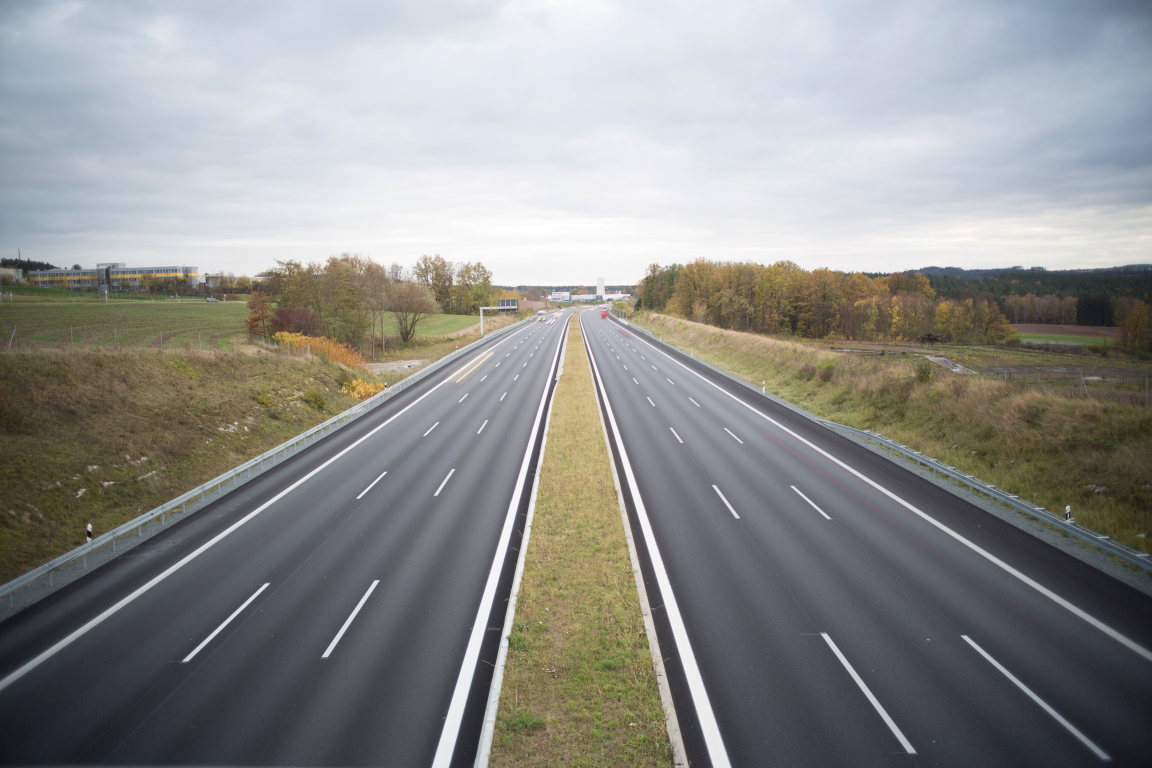
#> input picture algorithms/test1.jpg, 5760 x 3840 px (shown at 1/5 size)
$ python RoadLineIdentifier.py
#> lines starting #> are read from the running program, lines starting #| are printed output that depends on the picture; after the words box and inside, x2 and y2 are one past the last pixel; in counts of white or black regions, pixels touching at a corner belong together
import matplotlib.pyplot as plt
import matplotlib.image as mpimg
import numpy as np

# Read in the image
image = mpimg.imread('test1.jpg')
#> image is the input picture: shape (3840, 5760, 3); mean R, G, B 141.4, 142, 139.5

# Grab the x and y sizes and make two copies of the image
# With one copy we'll extract only the pixels that meet our selection,
# then we'll paint those pixels red in the original image to see our selection
# overlaid on the original.
ysize = image.shape[0]
#> ysize = 3840
xsize = image.shape[1]
#> xsize = 5760
color_select= np.copy(image)
line_image = np.copy(image)

# Define our color criteria
red_threshold = 200
green_threshold = 200
blue_threshold = 200
rgb_threshold = [red_threshold, green_threshold, blue_threshold]

# Define a triangle region of interest (Note: if you run this code,
# Keep in mind the origin (x=0, y=0) is in the upper left in image processing
# you'll find these are not sensible values!!
# But you'll get a chance to play with them soon in a quiz ;)
left_bottom = [0, 539]
right_bottom = [900, 539]
apex = [475, 320]

fit_left = np.polyfit((left_bottom[0], apex[0]), (left_bottom[1], apex[1]), 1)
fit_right = np.polyfit((right_bottom[0], apex[0]), (right_bottom[1], apex[1]), 1)
fit_bottom = np.polyfit((left_bottom[0], right_bottom[0]), (left_bottom[1], right_bottom[1]), 1)

# Mask pixels below the threshold
color_thresholds = (image[:,:,0] < rgb_threshold[0]) | \
                    (image[:,:,1] < rgb_threshold[1]) | \
                    (image[:,:,2] < rgb_threshold[2])
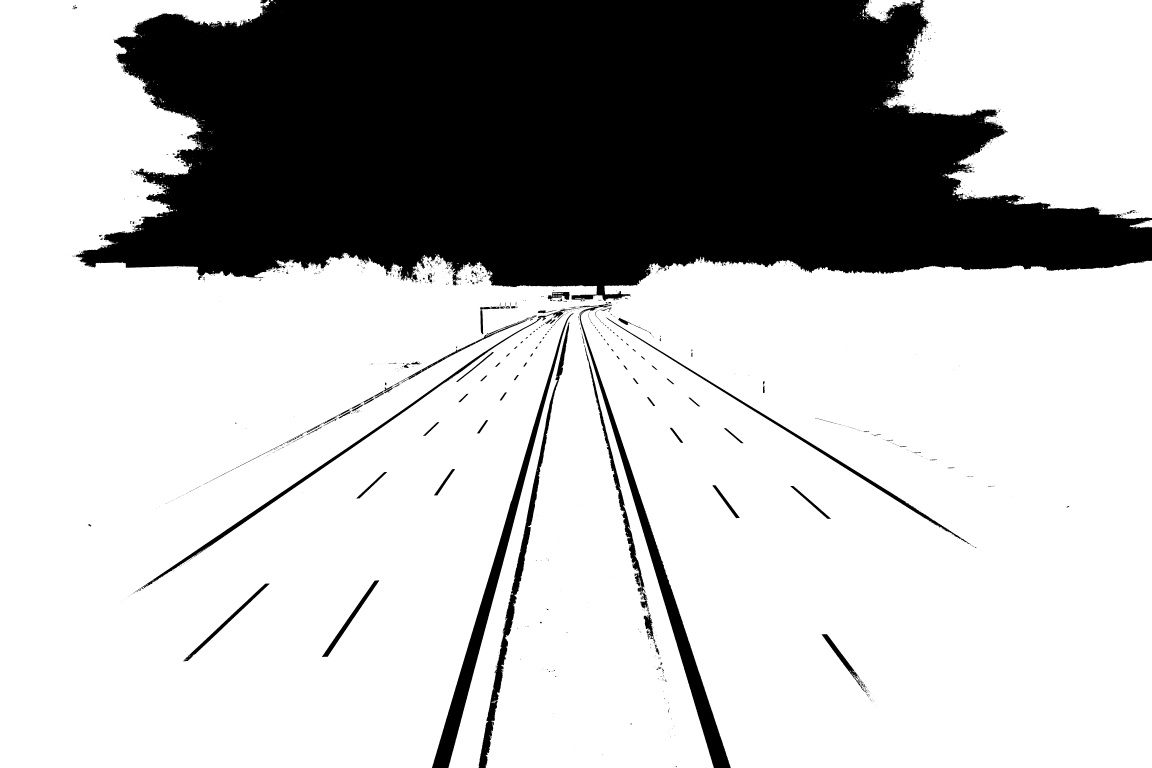
#> color_thresholds: shape (3840, 5760) bool (shown at 1/5 size); 72.7% white; 1839 black regions (1543 under 20 px), largest, box (x1, y1, x2, y2) and area: (371, 0, 5760, 1504) 5608177, (2892, 1518, 3654, 3840) 106370, (2160, 1566, 2868, 3840) 101990

# Find the region inside the lines
XX, YY = np.meshgrid(np.arange(0, xsize), np.arange(0, ysize))
region_thresholds = (YY > (XX*fit_left[0] + fit_left[1])) & \
                    (YY > (XX*fit_right[0] + fit_right[1])) & \
                    (YY < (XX*fit_bottom[0] + fit_bottom[1]))
# Mask color selection
color_select[color_thresholds] = [0,0,0]
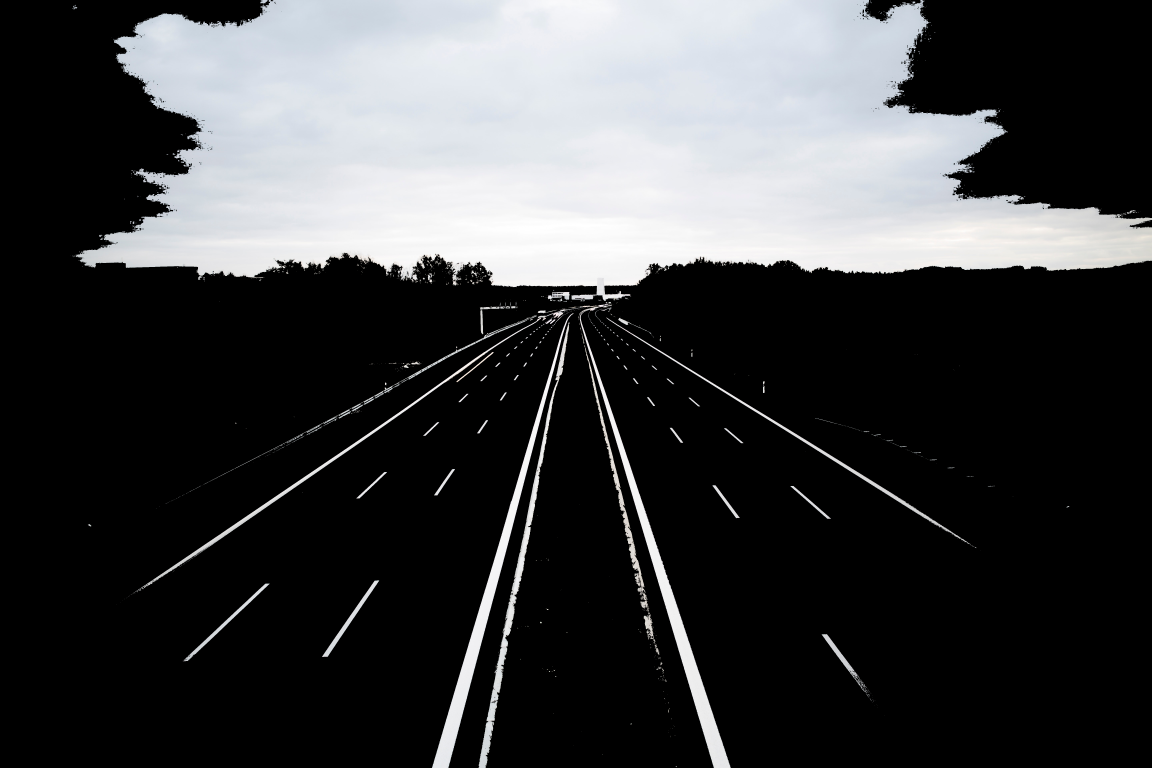
#> color_select: shape (3840, 5760, 3) (shown at 1/5 size); mean R, G, B 61.8, 62.7, 64.1
# Find where image is both colored right and in the region
line_image[~color_thresholds & region_thresholds] = [255,0,0]

# Display our two output images
plt.imshow(color_select)
plt.imshow(line_image)

# uncomment if plot does not display
plt.show()
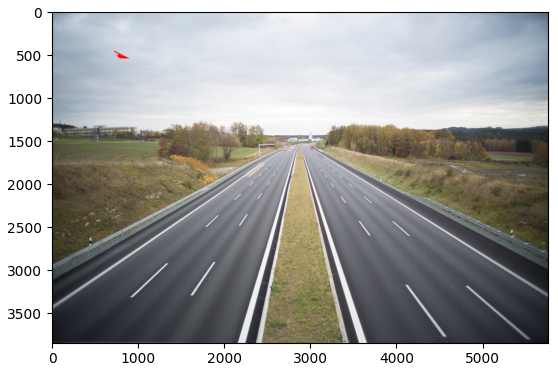
#> figure drawn by matplotlib, 1 panel

$ run again, with algorithms/exit-ramp.jpg copied over algorithms/test1.jpg
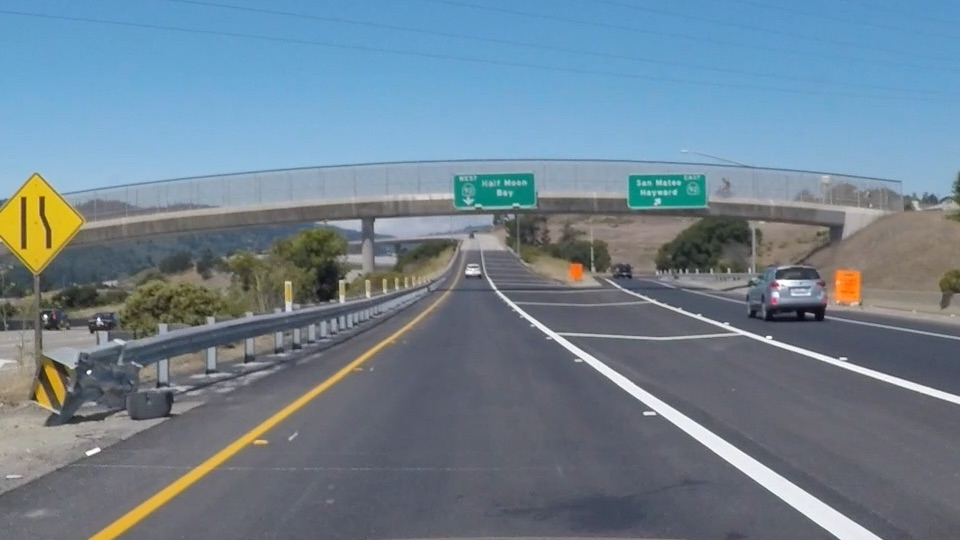
#> input picture algorithms/exit-ramp.jpg, 960 x 540 px
#> image is the input picture: shape (540, 960, 3); mean R, G, B 111.3, 130.2, 144.4
#> `color_thresholds = (image[:,:,0] < rgb_threshold[0]) | \ (image[:,:,1]..`:
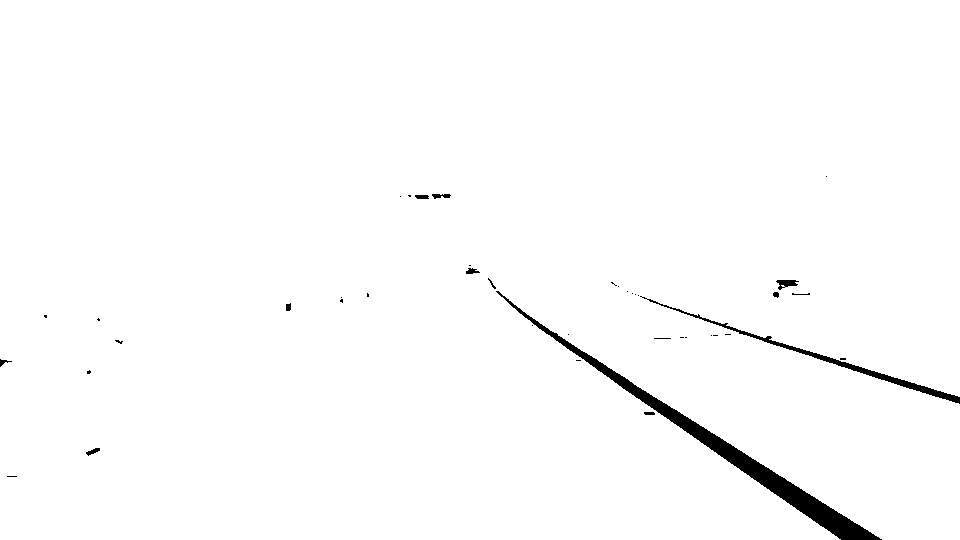
#> color_thresholds: shape (540, 960) bool; 98.6% white; 41 black regions (28 under 20 px), largest, box (x1, y1, x2, y2) and area: (496, 291, 882, 540) 5378, (640, 296, 960, 404) 1401, (776, 280, 799, 290) 129
#> line_image: shape (540, 960, 3); 0.59% of pixels changed, all inside (x1, y1, x2, y2) = (644, 412, 880, 539)
#> `plt.show()`:
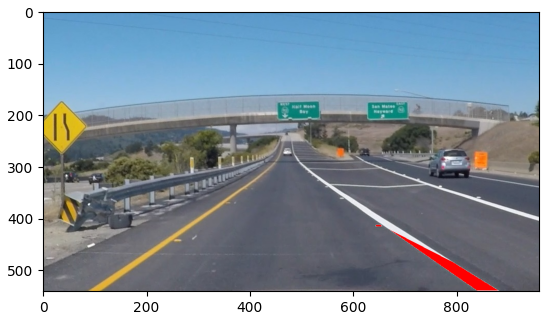
#> figure drawn by matplotlib, 1 panel
